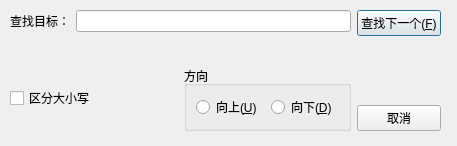
<?xml version="1.0" encoding="UTF-8"?>
<ui version="4.0">
 <class>SearchDialog</class>
 <widget class="QDialog" name="SearchDialog">
  <property name="geometry">
   <rect>
    <x>0</x>
    <y>0</y>
    <width>457</width>
    <height>146</height>
   </rect>
  </property>
  <property name="windowTitle">
   <string>查找</string>
  </property>
  <widget class="QWidget" name="layoutWidget">
   <property name="geometry">
    <rect>
     <x>10</x>
     <y>10</y>
     <width>431</width>
     <height>121</height>
    </rect>
   </property>
   <layout class="QHBoxLayout" name="horizontalLayout_5">
    <item>
     <layout class="QVBoxLayout" name="verticalLayout_2">
      <item>
       <layout class="QHBoxLayout" name="horizontalLayout_4">
        <item>
         <widget class="QLabel" name="label">
          <property name="text">
           <string>查找目标：</string>
          </property>
         </widget>
        </item>
        <item>
         <layout class="QHBoxLayout" name="horizontalLayout_2">
          <item>
           <widget class="QLineEdit" name="lineEdit"/>
          </item>
         </layout>
        </item>
       </layout>
      </item>
      <item>
       <spacer name="verticalSpacer_2">
        <property name="orientation">
         <enum>Qt::Vertical</enum>
        </property>
        <property name="sizeHint" stdset="0">
         <size>
          <width>20</width>
          <height>40</height>
         </size>
        </property>
       </spacer>
      </item>
      <item>
       <layout class="QHBoxLayout" name="horizontalLayout_3">
        <item>
         <widget class="QCheckBox" name="checkBox">
          <property name="text">
           <string>区分大小写</string>
          </property>
         </widget>
        </item>
        <item>
         <widget class="QGroupBox" name="groupBox">
          <property name="title">
           <string>方向</string>
          </property>
          <layout class="QHBoxLayout" name="horizontalLayout">
           <item>
            <widget class="QRadioButton" name="rbUp">
             <property name="text">
              <string>向上(&amp;U)</string>
             </property>
            </widget>
           </item>
           <item>
            <widget class="QRadioButton" name="rbDown">
             <property name="text">
              <string>向下(&amp;D)</string>
             </property>
            </widget>
           </item>
          </layout>
         </widget>
        </item>
       </layout>
      </item>
     </layout>
    </item>
    <item>
     <layout class="QVBoxLayout" name="verticalLayout">
      <item>
       <widget class="QPushButton" name="btFindNext">
        <property name="text">
         <string>查找下一个(&amp;F)</string>
        </property>
       </widget>
      </item>
      <item>
       <spacer name="verticalSpacer">
        <property name="orientation">
         <enum>Qt::Vertical</enum>
        </property>
        <property name="sizeHint" stdset="0">
         <size>
          <width>20</width>
          <height>40</height>
         </size>
        </property>
       </spacer>
      </item>
      <item>
       <widget class="QPushButton" name="btCancel">
        <property name="text">
         <string>取消</string>
        </property>
       </widget>
      </item>
     </layout>
    </item>
   </layout>
  </widget>
 </widget>
 <resources/>
 <connections/>
</ui>
